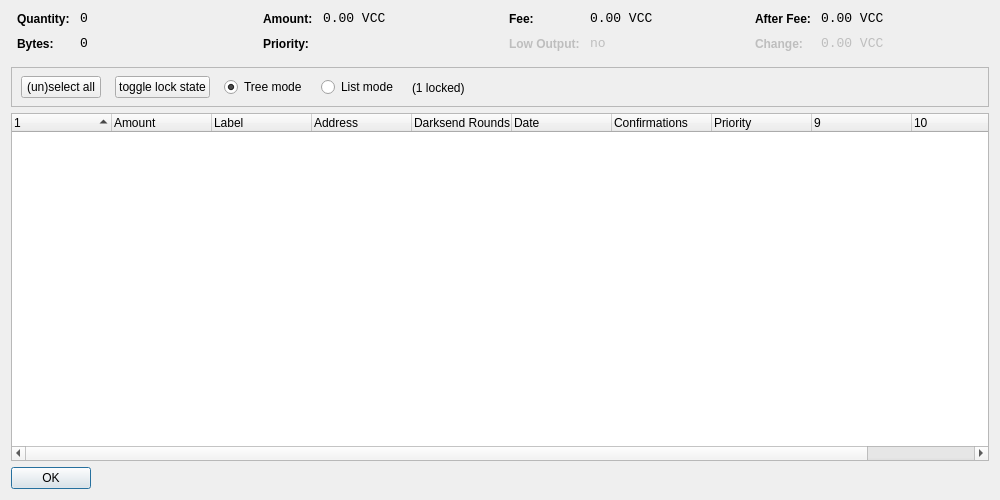
<?xml version="1.0" encoding="UTF-8"?>
<ui version="4.0">
 <class>CoinControlDialog</class>
 <widget class="QDialog" name="CoinControlDialog">
  <property name="geometry">
   <rect>
    <x>0</x>
    <y>0</y>
    <width>1000</width>
    <height>500</height>
   </rect>
  </property>
  <property name="windowTitle">
   <string>Coin Control</string>
  </property>
  <layout class="QVBoxLayout" name="verticalLayout">
   <item>
    <layout class="QHBoxLayout" name="horizontalLayoutTop" stretch="0,0,0,0">
     <property name="topMargin">
      <number>0</number>
     </property>
     <property name="bottomMargin">
      <number>10</number>
     </property>
     <item>
      <layout class="QFormLayout" name="formLayoutCoinControl1">
       <property name="horizontalSpacing">
        <number>10</number>
       </property>
       <property name="verticalSpacing">
        <number>10</number>
       </property>
       <property name="leftMargin">
        <number>6</number>
       </property>
       <property name="rightMargin">
        <number>6</number>
       </property>
       <item row="0" column="0">
        <widget class="QLabel" name="labelCoinControlQuantityText">
         <property name="styleSheet">
          <string notr="true">font-weight:bold;</string>
         </property>
         <property name="text">
          <string>Quantity:</string>
         </property>
        </widget>
       </item>
       <item row="0" column="1">
        <widget class="QLabel" name="labelCoinControlQuantity">
         <property name="font">
          <font>
           <family>Monospace</family>
           <pointsize>10</pointsize>
          </font>
         </property>
         <property name="cursor">
          <cursorShape>IBeamCursor</cursorShape>
         </property>
         <property name="contextMenuPolicy">
          <enum>Qt::ActionsContextMenu</enum>
         </property>
         <property name="text">
          <string notr="true">0</string>
         </property>
         <property name="textInteractionFlags">
          <set>Qt::LinksAccessibleByMouse|Qt::TextSelectableByKeyboard|Qt::TextSelectableByMouse</set>
         </property>
        </widget>
       </item>
       <item row="1" column="0">
        <widget class="QLabel" name="labelCoinControlBytesText">
         <property name="styleSheet">
          <string notr="true">font-weight:bold;</string>
         </property>
         <property name="text">
          <string>Bytes:</string>
         </property>
        </widget>
       </item>
       <item row="1" column="1">
        <widget class="QLabel" name="labelCoinControlBytes">
         <property name="font">
          <font>
           <family>Monospace</family>
           <pointsize>10</pointsize>
          </font>
         </property>
         <property name="cursor">
          <cursorShape>IBeamCursor</cursorShape>
         </property>
         <property name="contextMenuPolicy">
          <enum>Qt::ActionsContextMenu</enum>
         </property>
         <property name="text">
          <string notr="true">0</string>
         </property>
         <property name="textInteractionFlags">
          <set>Qt::LinksAccessibleByMouse|Qt::TextSelectableByKeyboard|Qt::TextSelectableByMouse</set>
         </property>
        </widget>
       </item>
      </layout>
     </item>
     <item>
      <layout class="QFormLayout" name="formLayoutCoinControl2">
       <property name="horizontalSpacing">
        <number>10</number>
       </property>
       <property name="verticalSpacing">
        <number>10</number>
       </property>
       <property name="leftMargin">
        <number>6</number>
       </property>
       <property name="rightMargin">
        <number>6</number>
       </property>
       <item row="0" column="0">
        <widget class="QLabel" name="labelCoinControlAmountText">
         <property name="styleSheet">
          <string notr="true">font-weight:bold;</string>
         </property>
         <property name="text">
          <string>Amount:</string>
         </property>
        </widget>
       </item>
       <item row="0" column="1">
        <widget class="QLabel" name="labelCoinControlAmount">
         <property name="font">
          <font>
           <family>Monospace</family>
           <pointsize>10</pointsize>
          </font>
         </property>
         <property name="cursor">
          <cursorShape>IBeamCursor</cursorShape>
         </property>
         <property name="contextMenuPolicy">
          <enum>Qt::ActionsContextMenu</enum>
         </property>
         <property name="text">
          <string notr="true">0.00 VCC</string>
         </property>
         <property name="textInteractionFlags">
          <set>Qt::LinksAccessibleByMouse|Qt::TextSelectableByKeyboard|Qt::TextSelectableByMouse</set>
         </property>
        </widget>
       </item>
       <item row="1" column="0">
        <widget class="QLabel" name="labelCoinControlPriorityText">
         <property name="styleSheet">
          <string notr="true">font-weight:bold;</string>
         </property>
         <property name="text">
          <string>Priority:</string>
         </property>
        </widget>
       </item>
       <item row="1" column="1">
        <widget class="QLabel" name="labelCoinControlPriority">
         <property name="font">
          <font>
           <family>Monospace</family>
           <pointsize>10</pointsize>
          </font>
         </property>
         <property name="cursor">
          <cursorShape>IBeamCursor</cursorShape>
         </property>
         <property name="contextMenuPolicy">
          <enum>Qt::ActionsContextMenu</enum>
         </property>
         <property name="text">
          <string/>
         </property>
         <property name="textInteractionFlags">
          <set>Qt::LinksAccessibleByMouse|Qt::TextSelectableByKeyboard|Qt::TextSelectableByMouse</set>
         </property>
        </widget>
       </item>
      </layout>
     </item>
     <item>
      <layout class="QFormLayout" name="formLayoutCoinControl3">
       <property name="horizontalSpacing">
        <number>10</number>
       </property>
       <property name="verticalSpacing">
        <number>10</number>
       </property>
       <property name="leftMargin">
        <number>6</number>
       </property>
       <property name="rightMargin">
        <number>6</number>
       </property>
       <item row="0" column="0">
        <widget class="QLabel" name="labelCoinControlFeeText">
         <property name="styleSheet">
          <string notr="true">font-weight:bold;</string>
         </property>
         <property name="text">
          <string>Fee:</string>
         </property>
        </widget>
       </item>
       <item row="0" column="1">
        <widget class="QLabel" name="labelCoinControlFee">
         <property name="font">
          <font>
           <family>Monospace</family>
           <pointsize>10</pointsize>
          </font>
         </property>
         <property name="cursor">
          <cursorShape>IBeamCursor</cursorShape>
         </property>
         <property name="contextMenuPolicy">
          <enum>Qt::ActionsContextMenu</enum>
         </property>
         <property name="text">
          <string notr="true">0.00 VCC</string>
         </property>
         <property name="textInteractionFlags">
          <set>Qt::LinksAccessibleByMouse|Qt::TextSelectableByKeyboard|Qt::TextSelectableByMouse</set>
         </property>
        </widget>
       </item>
       <item row="1" column="0">
        <widget class="QLabel" name="labelCoinControlLowOutputText">
         <property name="enabled">
          <bool>false</bool>
         </property>
         <property name="styleSheet">
          <string notr="true">font-weight:bold;</string>
         </property>
         <property name="text">
          <string>Low Output:</string>
         </property>
        </widget>
       </item>
       <item row="1" column="1">
        <widget class="QLabel" name="labelCoinControlLowOutput">
         <property name="enabled">
          <bool>false</bool>
         </property>
         <property name="font">
          <font>
           <family>Monospace</family>
           <pointsize>10</pointsize>
          </font>
         </property>
         <property name="cursor">
          <cursorShape>IBeamCursor</cursorShape>
         </property>
         <property name="contextMenuPolicy">
          <enum>Qt::ActionsContextMenu</enum>
         </property>
         <property name="text">
          <string notr="true">no</string>
         </property>
         <property name="textInteractionFlags">
          <set>Qt::LinksAccessibleByMouse|Qt::TextSelectableByKeyboard|Qt::TextSelectableByMouse</set>
         </property>
        </widget>
       </item>
      </layout>
     </item>
     <item>
      <layout class="QFormLayout" name="formLayoutCoinControl4">
       <property name="horizontalSpacing">
        <number>10</number>
       </property>
       <property name="verticalSpacing">
        <number>10</number>
       </property>
       <property name="leftMargin">
        <number>6</number>
       </property>
       <property name="rightMargin">
        <number>6</number>
       </property>
       <item row="0" column="0">
        <widget class="QLabel" name="labelCoinControlAfterFeeText">
         <property name="styleSheet">
          <string notr="true">font-weight:bold;</string>
         </property>
         <property name="text">
          <string>After Fee:</string>
         </property>
        </widget>
       </item>
       <item row="0" column="1">
        <widget class="QLabel" name="labelCoinControlAfterFee">
         <property name="font">
          <font>
           <family>Monospace</family>
           <pointsize>10</pointsize>
          </font>
         </property>
         <property name="cursor">
          <cursorShape>IBeamCursor</cursorShape>
         </property>
         <property name="contextMenuPolicy">
          <enum>Qt::ActionsContextMenu</enum>
         </property>
         <property name="text">
          <string notr="true">0.00 VCC</string>
         </property>
         <property name="textInteractionFlags">
          <set>Qt::LinksAccessibleByMouse|Qt::TextSelectableByKeyboard|Qt::TextSelectableByMouse</set>
         </property>
        </widget>
       </item>
       <item row="1" column="0">
        <widget class="QLabel" name="labelCoinControlChangeText">
         <property name="enabled">
          <bool>false</bool>
         </property>
         <property name="styleSheet">
          <string notr="true">font-weight:bold;</string>
         </property>
         <property name="text">
          <string>Change:</string>
         </property>
        </widget>
       </item>
       <item row="1" column="1">
        <widget class="QLabel" name="labelCoinControlChange">
         <property name="enabled">
          <bool>false</bool>
         </property>
         <property name="font">
          <font>
           <family>Monospace</family>
           <pointsize>10</pointsize>
          </font>
         </property>
         <property name="cursor">
          <cursorShape>IBeamCursor</cursorShape>
         </property>
         <property name="contextMenuPolicy">
          <enum>Qt::ActionsContextMenu</enum>
         </property>
         <property name="text">
          <string notr="true">0.00 VCC</string>
         </property>
         <property name="textInteractionFlags">
          <set>Qt::LinksAccessibleByMouse|Qt::TextSelectableByKeyboard|Qt::TextSelectableByMouse</set>
         </property>
        </widget>
       </item>
      </layout>
     </item>
    </layout>
   </item>
   <item>
    <widget class="QFrame" name="frame">
     <property name="minimumSize">
      <size>
       <width>0</width>
       <height>40</height>
      </size>
     </property>
     <property name="frameShape">
      <enum>QFrame::StyledPanel</enum>
     </property>
     <property name="frameShadow">
      <enum>QFrame::Sunken</enum>
     </property>
     <widget class="QWidget" name="horizontalLayoutWidget">
      <property name="geometry">
       <rect>
        <x>10</x>
        <y>0</y>
        <width>781</width>
        <height>41</height>
       </rect>
      </property>
      <layout class="QHBoxLayout" name="horizontalLayoutPanel" stretch="0,0,0,0,0">
       <property name="spacing">
        <number>14</number>
       </property>
       <item>
        <widget class="QPushButton" name="pushButtonSelectAll">
         <property name="sizePolicy">
          <sizepolicy hsizetype="Maximum" vsizetype="Fixed">
           <horstretch>0</horstretch>
           <verstretch>0</verstretch>
          </sizepolicy>
         </property>
         <property name="text">
          <string>(un)select all</string>
         </property>
        </widget>
       </item>
        <item>
         <widget class="QPushButton" name="pushButtonToggleLock">
          <property name="sizePolicy">
           <sizepolicy hsizetype="Maximum" vsizetype="Fixed">
            <horstretch>0</horstretch>
            <verstretch>0</verstretch>
           </sizepolicy>
          </property>
          <property name="text">
           <string>toggle lock state</string>
          </property>
          <property name="autoDefault">
           <bool>false</bool>
          </property>
         </widget>
        </item>
       <item>
        <widget class="QRadioButton" name="radioTreeMode">
         <property name="sizePolicy">
          <sizepolicy hsizetype="Maximum" vsizetype="Fixed">
           <horstretch>0</horstretch>
           <verstretch>0</verstretch>
          </sizepolicy>
         </property>
         <property name="text">
          <string>Tree mode</string>
         </property>
         <property name="checked">
          <bool>true</bool>
         </property>
        </widget>
       </item>
       <item>
        <widget class="QRadioButton" name="radioListMode">
         <property name="sizePolicy">
          <sizepolicy hsizetype="Maximum" vsizetype="Fixed">
           <horstretch>0</horstretch>
           <verstretch>0</verstretch>
          </sizepolicy>
         </property>
         <property name="text">
          <string>List mode</string>
         </property>
        </widget>
       </item>
        <item>
         <widget class="QLabel" name="labelLocked">
          <property name="text">
           <string>(1 locked)</string>
          </property>
         </widget>
        </item>
       <item>
        <spacer name="horizontalSpacer">
         <property name="orientation">
          <enum>Qt::Horizontal</enum>
         </property>
         <property name="sizeHint" stdset="0">
          <size>
           <width>40</width>
           <height>20</height>
          </size>
         </property>
        </spacer>
       </item>
      </layout>
     </widget>
    </widget>
   </item>
   <item>
    <widget class="CoinControlTreeWidget" name="treeWidget">
     <property name="contextMenuPolicy">
      <enum>Qt::CustomContextMenu</enum>
     </property>
     <property name="sortingEnabled">
      <bool>false</bool>
     </property>
     <property name="columnCount">
      <number>11</number>
     </property>
     <attribute name="headerShowSortIndicator" stdset="0">
      <bool>true</bool>
     </attribute>
     <attribute name="headerStretchLastSection">
      <bool>false</bool>
     </attribute>
     <column>
      <property name="text">
       <string/>
      </property>
     </column>
     <column>
      <property name="text">
       <string>Amount</string>
      </property>
     </column>
     <column>
      <property name="text">
       <string>Label</string>
      </property>
     </column>
     <column>
      <property name="text">
       <string>Address</string>
      </property>
     </column>
     <column>
      <property name="text">
       <string>Darksend Rounds</string>
      </property>
    </column>
     <column>
      <property name="text">
       <string>Date</string>
      </property>
     </column>
     <column>
      <property name="text">
       <string>Confirmations</string>
      </property>
      <property name="toolTip">
       <string>Confirmed</string>
      </property>
     </column>
     <column>
      <property name="text">
       <string>Priority</string>
      </property>
     </column>
     <column>
      <property name="text">
       <string/>
      </property>
     </column>
     <column>
      <property name="text">
       <string/>
      </property>
     </column>
     <column>
      <property name="text">
       <string/>
      </property>
     </column>
     <column>
      <property name="text">
       <string/>
      </property>
     </column>
    </widget>
   </item>
   <item>
    <widget class="QDialogButtonBox" name="buttonBox">
     <property name="sizePolicy">
      <sizepolicy hsizetype="Maximum" vsizetype="Fixed">
       <horstretch>0</horstretch>
       <verstretch>0</verstretch>
      </sizepolicy>
     </property>
     <property name="orientation">
      <enum>Qt::Horizontal</enum>
     </property>
     <property name="standardButtons">
      <set>QDialogButtonBox::Ok</set>
     </property>
    </widget>
   </item>
  </layout>
 </widget>
 <customwidgets>
  <customwidget>
   <class>CoinControlTreeWidget</class>
   <extends>QTreeWidget</extends>
   <header>coincontroltreewidget.h</header>
  </customwidget>
 </customwidgets>
 <resources/>
 <connections/>
</ui>
